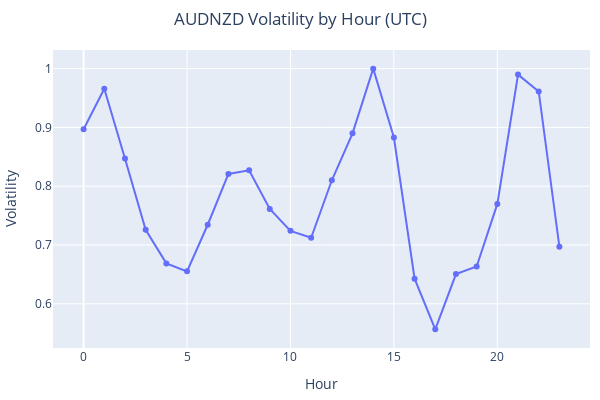

The code cell stored with this chart in its notebook:
### Code cell
fig = plot_volatility(audnzd, "AUDNZD Volatility by Hour (UTC)")
fig.show()

### Figure 1 — Plotly figure (JSON) as saved in the notebook; plotly's stock layout.template omitted (floating-point values rounded to 4 significant figures)
{"data": [{"hovertemplate": "variable=range<br>Hour=%{x}<br>Volatility=%{y}<extra></extra>", "legendgroup": "range", "line": {"color": "#636efa", "dash": "solid"}, "marker": {"symbol": "circle"}, "mode": "lines+markers", "name": "range", "orientation": "v", "showlegend": true, "type": "scatter", "x": [0, 1, 2, 3, 4, 5, 6, 7, 8, 9, 10, 11, 12, 13, 14, 15, 16, 17, 18, 19, 20, 21, 22, 23], "xaxis": "x", "y": [0.8969, 0.9658, 0.8471, 0.7258, 0.6687, 0.6552, 0.7345, 0.8209, 0.827, 0.7612, 0.7241, 0.7124, 0.8101, 0.8899, 1, 0.8829, 0.6427, 0.5565, 0.6506, 0.6634, 0.7699, 0.9899, 0.9613, 0.6969], "yaxis": "y"}], "layout": {"height": 400, "legend": {"title": {"text": "variable"}, "tracegroupgap": 0}, "margin": {"b": 50, "l": 20, "r": 10, "t": 50}, "showlegend": false, "title": {"text": "AUDNZD Volatility by Hour (UTC)", "x": 0.5}, "width": 600, "xaxis": {"anchor": "y", "domain": [0, 1], "title": {"text": "Hour"}}, "yaxis": {"anchor": "x", "domain": [0, 1], "title": {"text": "Volatility"}}}}
